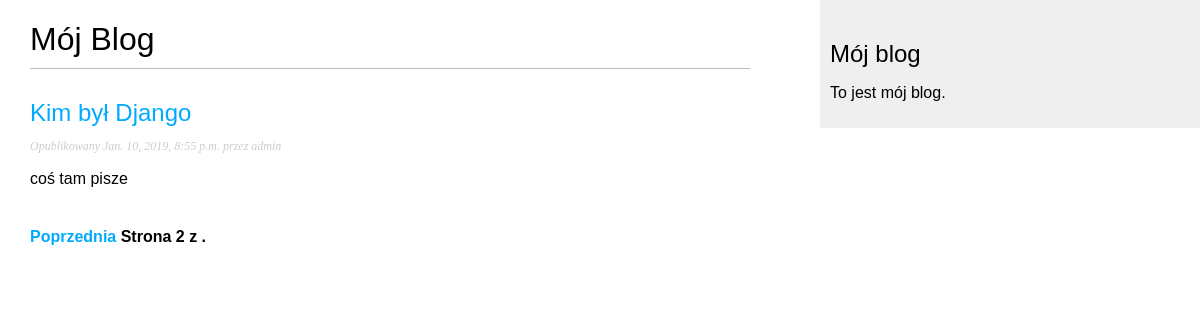
Screenshot of /blog/?page=2 with the database file from the repository.
### blog/models.py (models this page shows, shortened)
class Post(models.Model):
    STATUS_CHOICES = (('draft', 'Roboczy'), ('published', 'Opublikowany'),)
    title = models.CharField(max_length=250)
    slug = models.SlugField(max_length=250, unique_for_date='publish')
    author = models.ForeignKey(User, related_name='blog_posts')
    body = models.TextField()
    publish = models.DateTimeField(default=timezone.now)
    created = models.DateTimeField(auto_now_add=True)
    updated = models.DateTimeField(auto_now=True)
    status = models.CharField(max_length=10, choices=STATUS_CHOICES, default='draft')
    objects = models.Manager()
    published = PublishManager()
    class Meta:
        ordering = ('-publish',)
    def get_absolute_url(self):
        return reverse('blog:post_detail', args=[self.publish.year, self.publish.strftime('%m'),
                                                 self.publish.strftime('%d'), self.slug])

### blog/views.py (the view)
class PostListView(ListView):
    queryset = Post.published.all()
    context_object_name = 'posts'
    paginate_by = 3
    template_name = 'blog/post/list.html'

### blog/templates/blog/post/list.html (shortened to what this page needs)
{% extends "blog/base.html" %}
{% block content %}
    <h1>Mój Blog</h1>
    {% for post in posts %}
        <h2>
            <a href="{{ post.get_absolute_url }}">
                {{ post.title }}
            </a>
        </h2>
        <p class="date">
            Opublikowany {{ post.publish }} przez {{ post.author }}
        </p>
        {{ post.body|truncatechars:30|linebreaks }}
    {% endfor %}
    {% include "pagination.html" with page=page_obj %}
{% endblock %}

### blog/static/css/blog.css (style rules this page uses)
body { margin:0; padding:0; font-family:helvetica, sans-serif; }
a { color:#00abff; text-decoration:none; }
h1 { font-weight:normal; border-bottom:1px solid #bbb; padding:0 0 10px 0; }
h2 { font-weight:normal; margin:30px 0 0; }
p.date { color:#ccc; font-family: georgia, serif; font-size: 12px; font-style: italic; }

### rows the page displays
Post: title "Kim był Django", publish "Jan. 10, 2019, 8:55 p.m.", author "admin", body "coś tam pisze"

### other values shown
{{ page.number }} "2"
